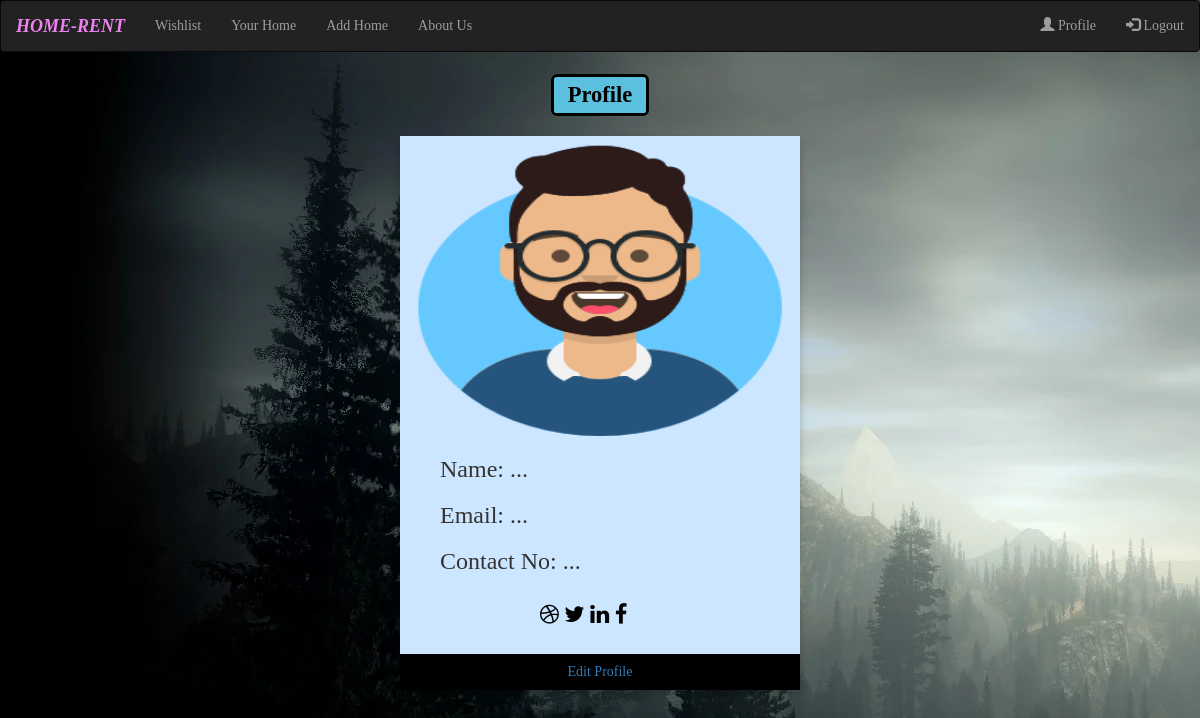
Before: /profile/15/ (signed in) with the older database file.
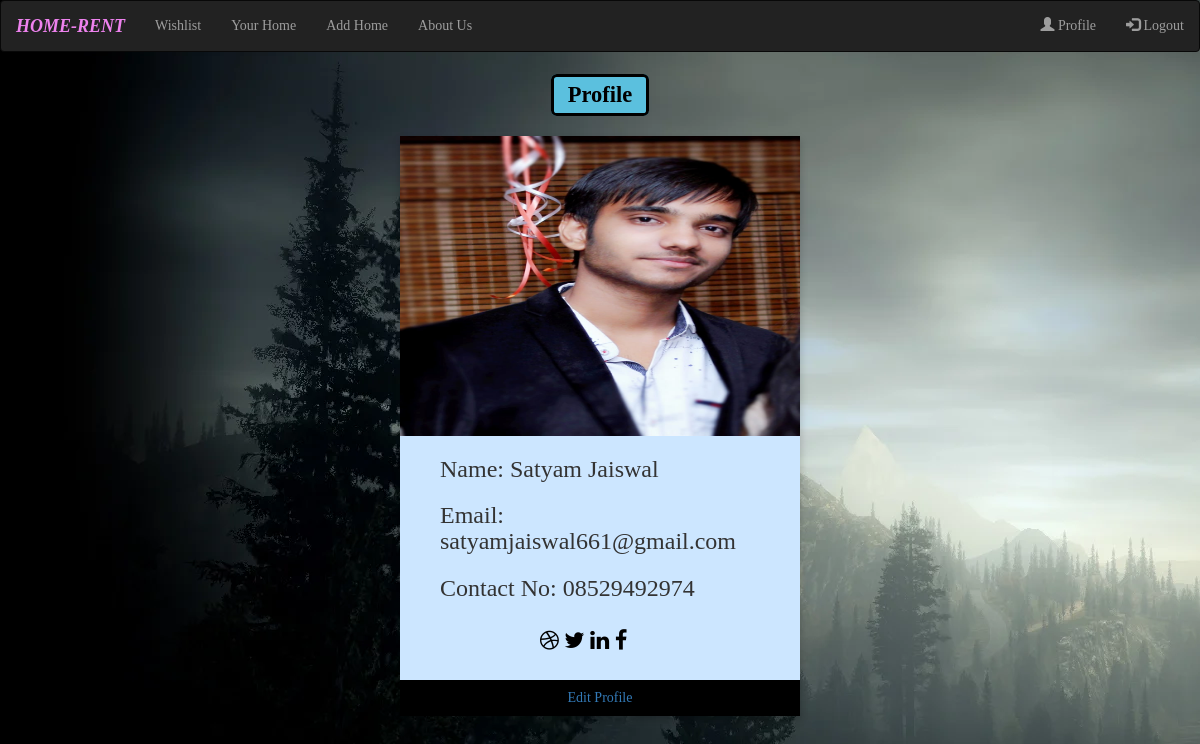
After: the same page with the newer database file.
### homeapp/models.py (models this page shows, shortened)
class extendedUser(models.Model):
    name= models.CharField(null=True,max_length=50,default= "...")
    image = models.FileField(null= True, default='user.png')
    email = models.CharField(null=True,default="...",max_length=50)
    phone_number=models.CharField(null=True,max_length=12)
    belongs_to = models.OneToOneField(User,related_name="extended_reverse",on_delete=models.CASCADE)
    home_list = models.ManyToManyField(Item,related_name="fav_home")

### homeapp/views.py (the view)
# urls.py: path('profile/<int:id>/',views.profile_card,name="profile_card"),
@login_required
def profile_card(request,id):
    userr= User.objects.get(id=id)
    profile= extendedUser.objects.get(belongs_to=userr)
    return render(request,'profile.html',{'obj':profile})

### templates/profile.html (shortened to what this page needs)
{% extends 'base.html' %}
{% block style %}
<link rel="stylesheet" href="https://cdnjs.cloudflare.com/ajax/libs/font-awesome/4.7.0/css/font-awesome.min.css">
{% endblock style %}
{% block body %}
<h2 style="text-align: center;"><span class="label label-info" style="border-style: solid; color:black">Profile</span></h2><br>
<div class="card " style="background-color: #cce6ff;">
  <img src="{{obj.image.url}}" alt="John" style="width:400px; height: 300px; ">
  <div style="margin-left: 10%; font-family:'Times New Roman', Times, serif;">
    <h3>Name: {{obj.name}}</h3>
    <h3>Email: {{obj.email}}</h3>
    <h3>Contact No: {{obj.phone_number}}</h3>
  </div>
  <div style="margin: 24px 35%;" class="abc">
    <i class="fa fa-dribbble"></i>
    <i class="fa fa-twitter"></i>
    <i class="fa fa-linkedin"></i>
    <i class="fa fa-facebook"></i>
  </div>
  <p><a href="/editprofile/{{obj.id}}/"><button>Edit Profile</button></a></p>
</div>
{% endblock body %}

Changed rows visible on the page:
changed extendedUser: image: picture added in place of a placeholder; name "..." → "Satyam Jaiswal"; email "..." → "satyamjaiswal661@gmail.com"; phone_number "..." → "08529492974"
